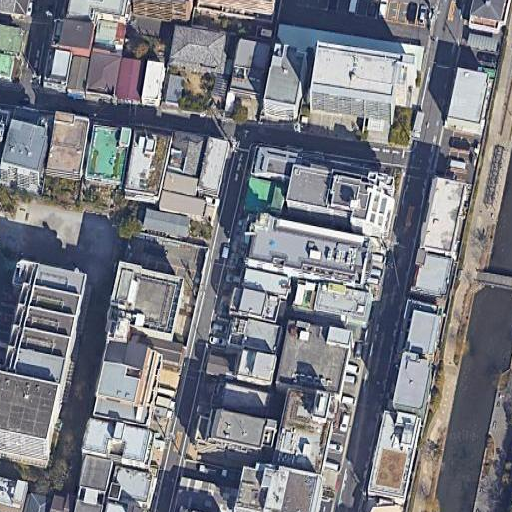
#> input picture images/3.jpg, 512 x 512 px, found by its file name
$ python superPixel.py
#> lines starting #> are read from the running program, lines starting #| are printed output that depends on the picture
import cv2
import numpy as np
import matplotlib.pyplot as plt

# 读取图片（替换为你的图片路径）
img_path = '/home/whr/Codes/CLFoundation/CLFoundation/images/3.jpg'
image = cv2.imread(img_path)
#> image is the input picture: shape (512, 512, 3); mean B, G, R 130, 122, 119.9
image = cv2.cvtColor(image, cv2.COLOR_BGR2RGB)  # 转换为RGB格式

# 初始化SLIC超像素分割器
region_size = 100         # 超像素区域大小（像素）
ruler = 0                # 紧凑度因子（值越大形状越规则）
num_iterations = 1000    # 迭代次数

slic = cv2.ximgproc.createSuperpixelSLIC(
    image,
    algorithm=cv2.ximgproc.SLICO,  # 使用SLICO算法（改进的SLIC）
    region_size=region_size,
    ruler=ruler
)

# 执行超像素分割
slic.iterate(num_iterations)

# 获取结果
labels = slic.getLabels()          # 获取每个像素的标签
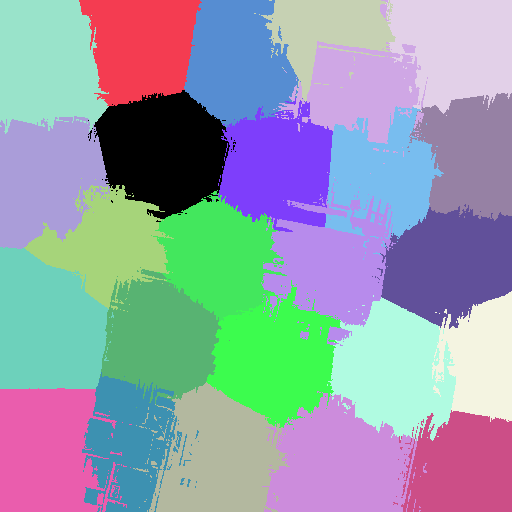
#> labels: shape (512, 512) int32; 25 distinct labels, from 0 to 24; one colour per label, 0 black
mask = slic.getLabelContourMask()  # 获取超像素边界mask
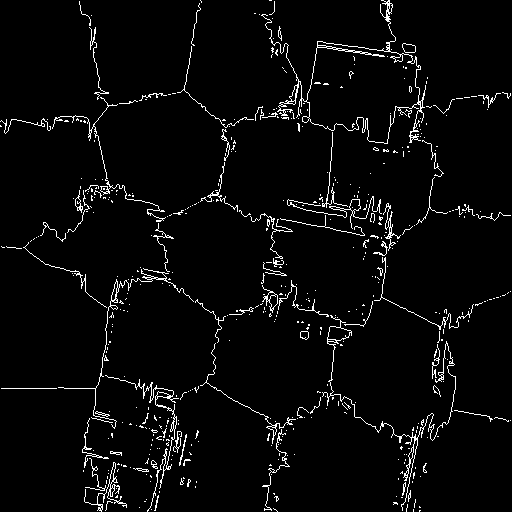
#> mask: shape (512, 512); 3.7% white in thin lines or dots

# 在原图上绘制边界（绿色）
contour_color = [0, 255, 0]
image_contour = image.copy()
image_contour[mask == 255] = contour_color  # 将边界位置设为绿色
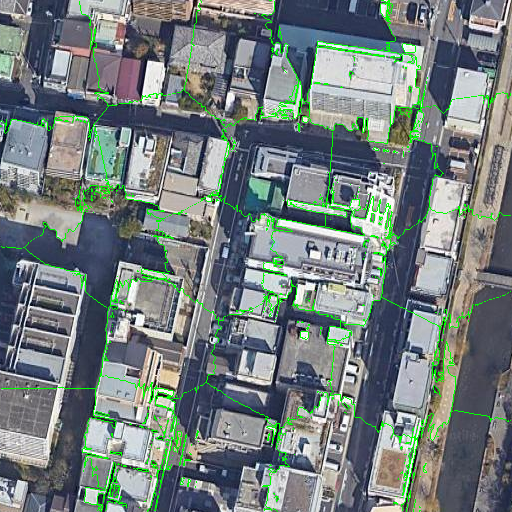
#> image_contour: shape (512, 512, 3); mean R, G, B 115.1, 126.6, 125

# 创建可视化对比图
plt.figure(figsize=(15, 8))

# 显示原图
plt.subplot(1, 2, 1)
plt.imshow(image)
plt.title('Original Image')
plt.axis('off')

# 显示分割结果
plt.subplot(1, 2, 2)
plt.imshow(image_contour)
plt.title(f'SLIC Superpixels (Regions: {slic.getNumberOfSuperpixels()})')
plt.axis('off')

plt.tight_layout()
plt.savefig('superpixel_result.png')
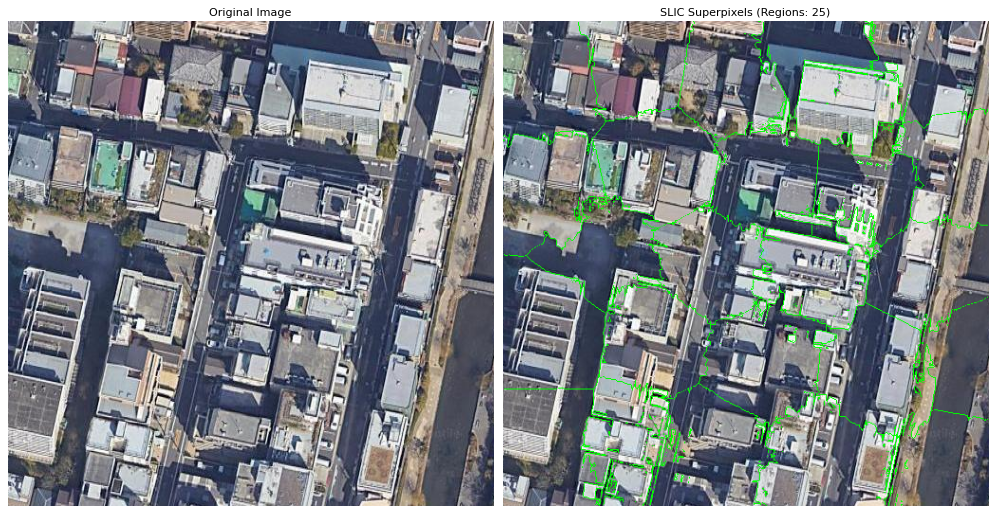
#> figure drawn by matplotlib, 2 panels

$ run again, with images/1.jpg copied over images/3.jpg
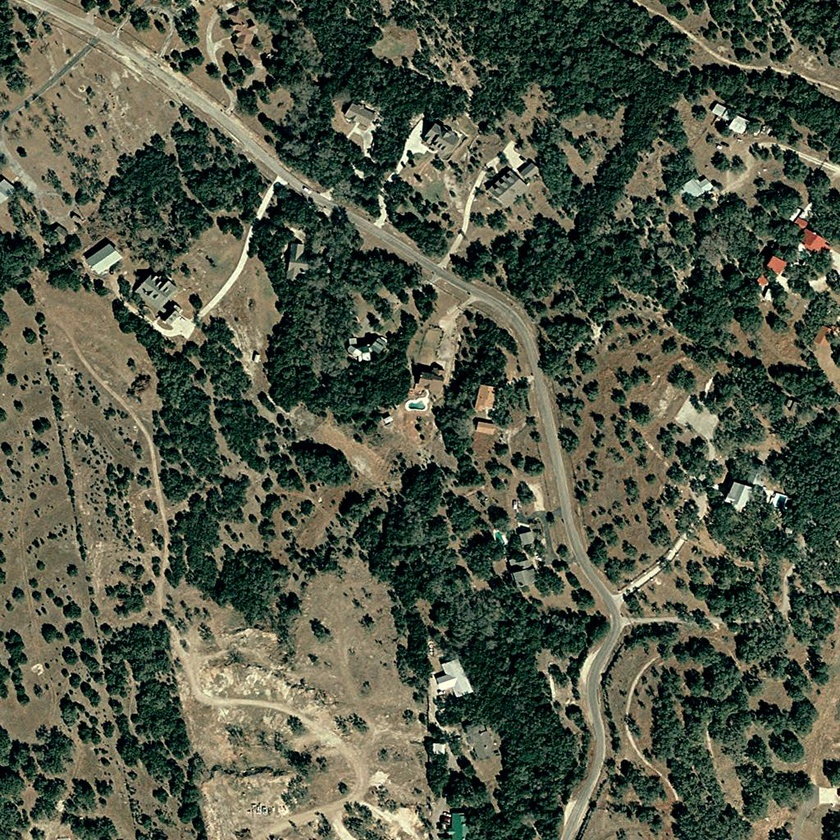
#> input picture images/1.jpg, 840 x 840 px, shrunk from 1024 x 1024 before the run, found by its file name
#> image is the input picture: shape (840, 840, 3); mean B, G, R 69.3, 86.1, 81
#> labels: shape (840, 840) int32; 64 distinct labels, from 0 to 63
#> `mask = slic.getLabelContourMask()`:
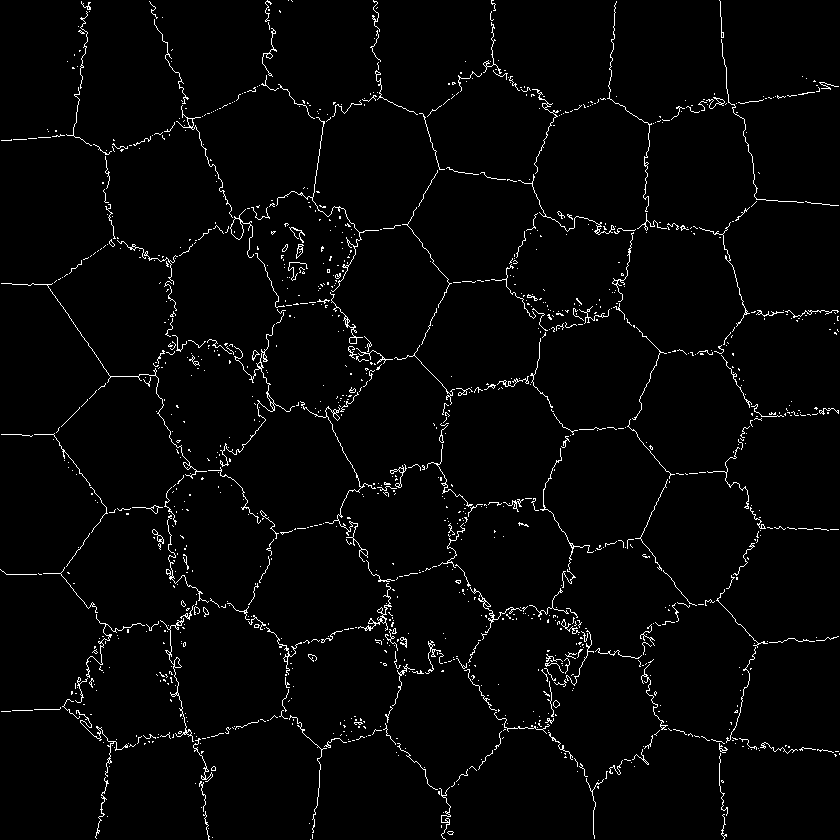
#> mask: shape (840, 840); 2.5% white in thin lines or dots
#> image_contour: shape (840, 840, 3); mean R, G, B 78.9, 90.3, 67.5
#> `plt.savefig('superpixel_result.png')`:
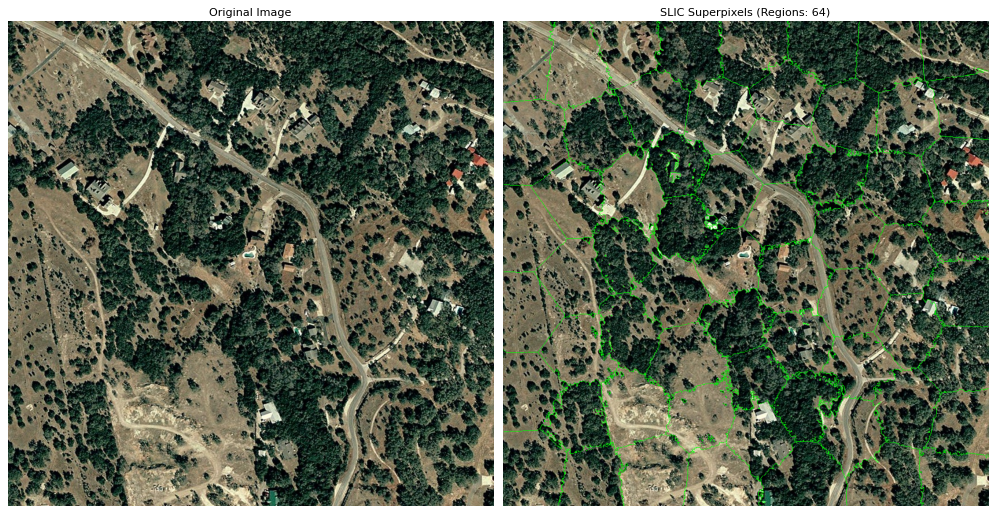
#> figure drawn by matplotlib, 2 panels

$ run again, with images/2.jpg copied over images/3.jpg
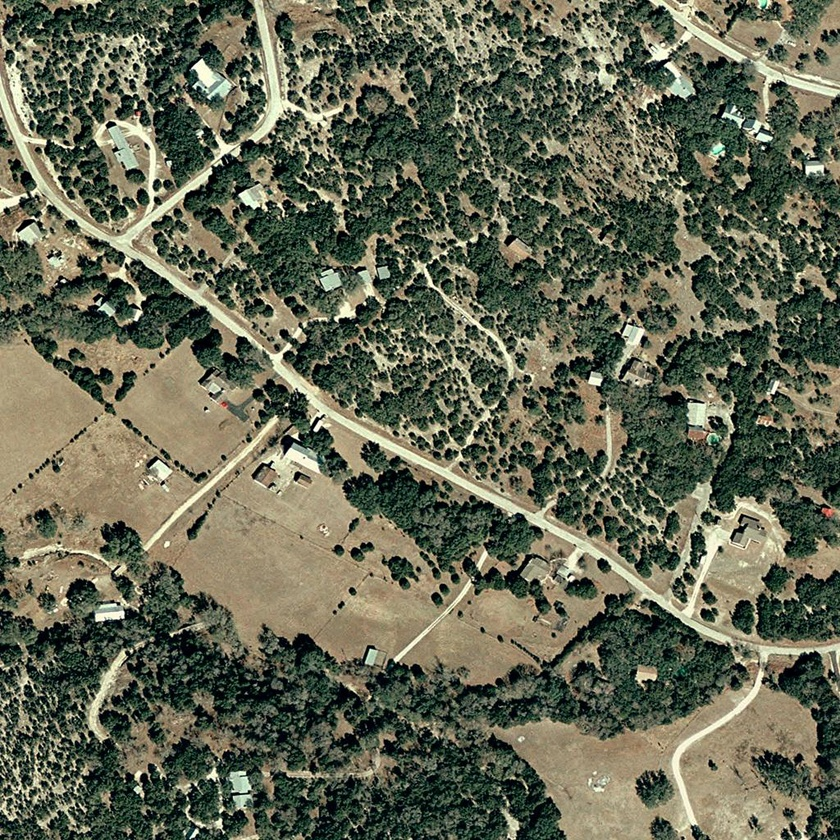
#> input picture images/2.jpg, 840 x 840 px, shrunk from 1024 x 1024 before the run, found by its file name
#> image is the input picture: shape (840, 840, 3); mean B, G, R 82.6, 102.5, 99.6
#> labels: shape (840, 840) int32; 64 distinct labels, from 0 to 63
#> `mask = slic.getLabelContourMask()`:
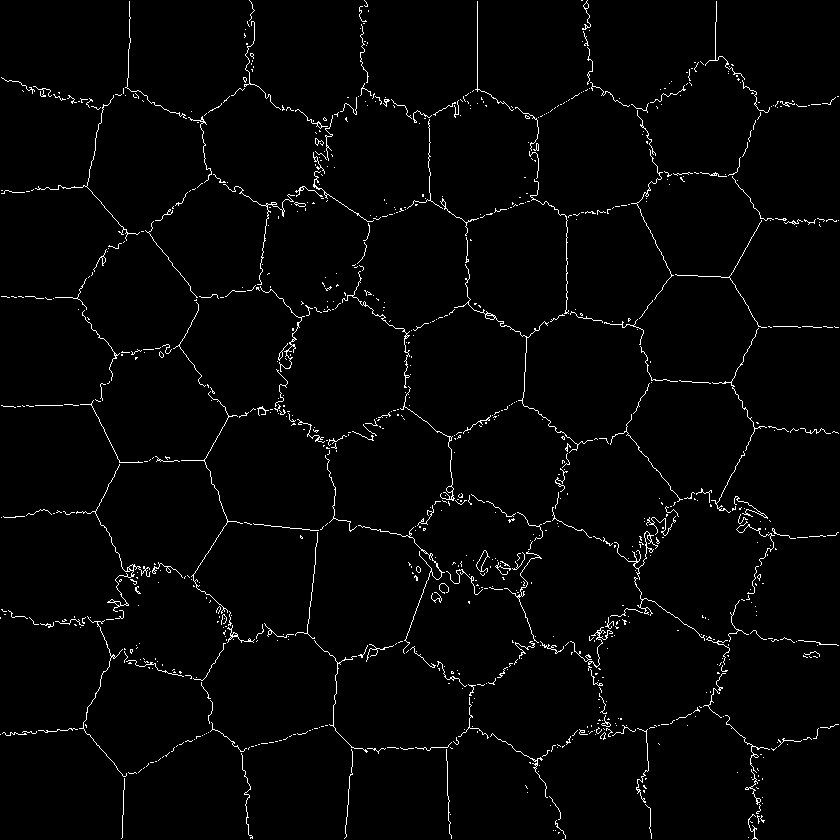
#> mask: shape (840, 840); 2.2% white in thin lines or dots
#> image_contour: shape (840, 840, 3); mean R, G, B 97.3, 105.6, 80.7
#> `plt.savefig('superpixel_result.png')`:
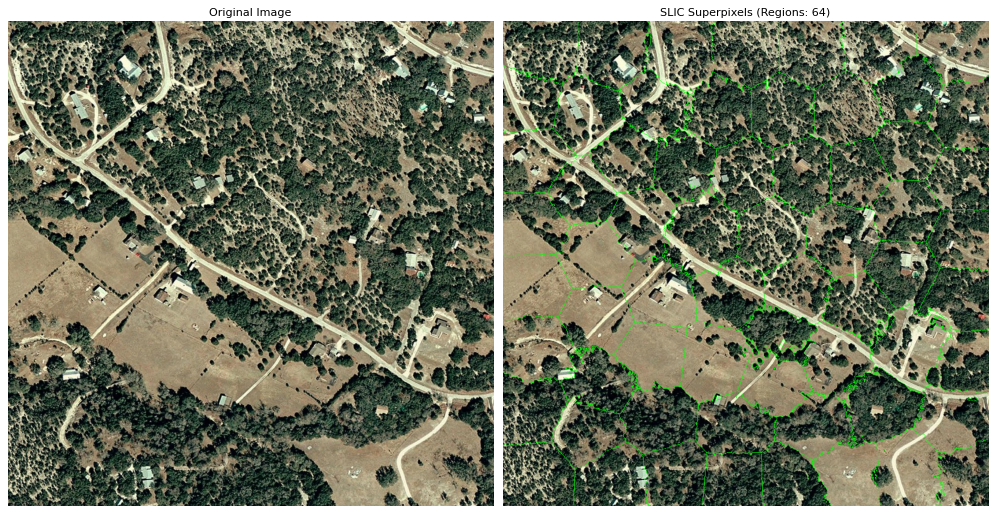
#> figure drawn by matplotlib, 2 panels
